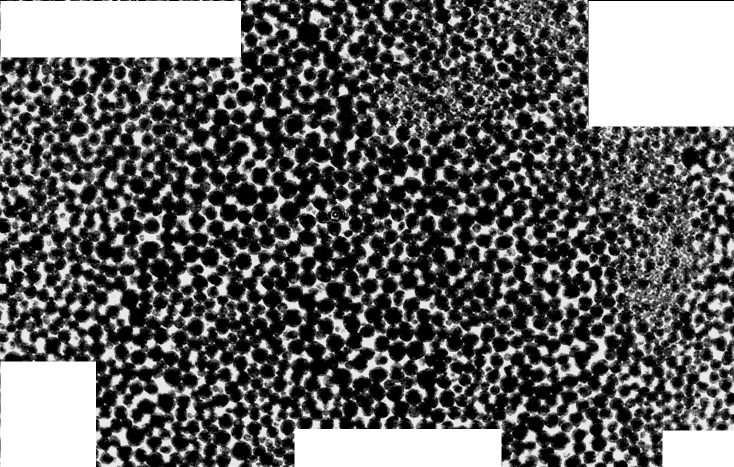
#> input picture XY_clean/Batch(91-99)/xy091.jpg, 1467 x 933 px (shown at 1/2 size); its folder holds only this picture in this run
$ jupyter execute Automatized_Method.ipynb
#> lines starting #> are read from the running program, lines starting #| are printed output that depends on the picture; after the words box and inside, x2 and y2 are one past the last pixel; in counts of white or black regions, pixels touching at a corner belong together
[cell 1]
import cv2
import numpy as np
from matplotlib import pyplot as plt
from skimage.feature import peak_local_max
from skimage.segmentation import watershed
from scipy import ndimage
import pandas as pd
import os
import glob
import math

#Pending 006 , 007, 008
all_images = glob.glob(r'XY_clean\Batch(91-99)\*.jpg')
batch_size = 10
num_batches = math.ceil(len(all_images) / batch_size)
csv_filename = "Global_Results.csv"
print("Total de imágenes encontradas:", len(all_images))
print(all_images)

[cell 2]
for i in range(num_batches):
    batch_images = all_images[i*batch_size : (i+1)*batch_size]
    batch_data = []

    for image_path in batch_images:
        # Definir umbrales
        max_area_threshold = 8000
        min_area_threshold = 0

        image = cv2.imread(image_path, cv2.IMREAD_GRAYSCALE)
#> image is the input picture: shape (933, 1467); min 0, max 255, mean 100.4
        image_name = os.path.splitext(os.path.basename(image_path))[0]

        # 1. Suavizar la imagen
        blur = cv2.GaussianBlur(image, (5,5), 0) #Smooth for 5,5 >90

        # 2. Umbral Otsu
        _, binary = cv2.threshold(blur, 0, 255, cv2.THRESH_BINARY + cv2.THRESH_OTSU)
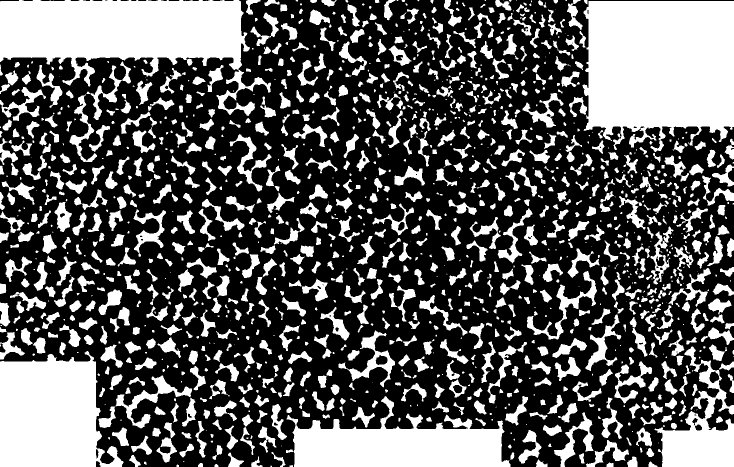
#> binary: shape (933, 1467) (shown at 1/2 size); 35.7% white; 1429 white regions (416 under 20 px), largest, box (x1, y1, x2, y2) and area: (1165, 2, 1467, 304) 76294, (0, 0, 542, 232) 60746, (0, 702, 247, 933) 42204
        binary = cv2.bitwise_not(binary)

        # 3. Limpiar por morfologia
        kernel = cv2.getStructuringElement(cv2.MORPH_ELLIPSE, (3,3))
        binary_opened = cv2.morphologyEx(binary, cv2.MORPH_OPEN, kernel, iterations=5)
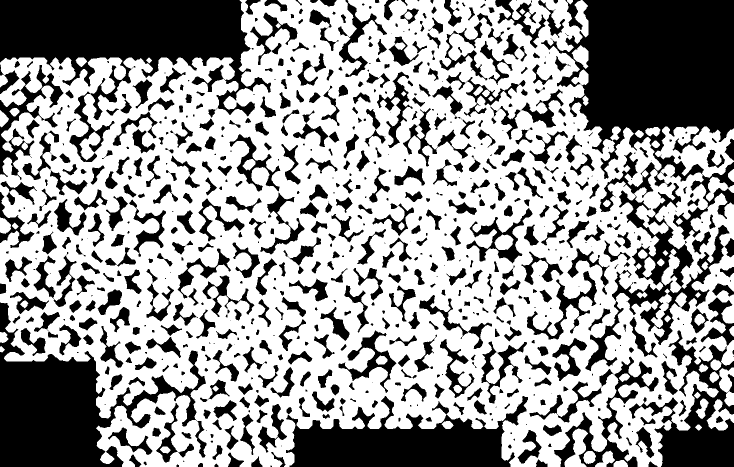
#> binary_opened: shape (933, 1467) (shown at 1/2 size); 61.6% white; 719 black regions (189 under 20 px), largest, box (x1, y1, x2, y2) and area: (1082, 0, 1467, 742) 110945, (0, 0, 542, 324) 68325, (0, 605, 413, 933) 51679

        # 4. Trasnformada de dist
        dist_transform = cv2.distanceTransform(binary_opened, cv2.DIST_L2, 5)
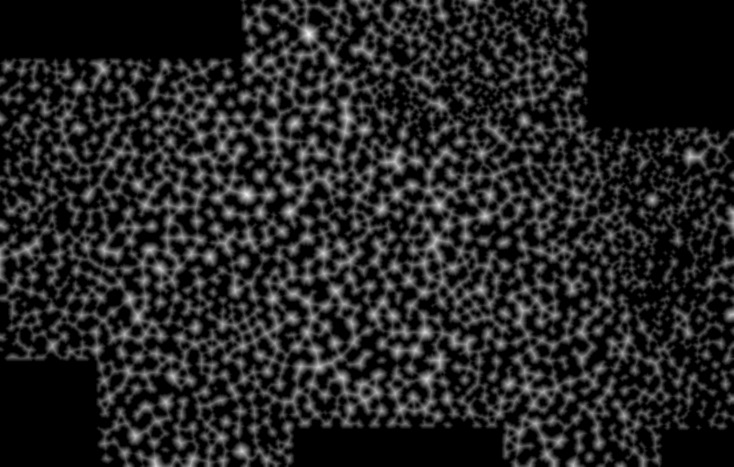
#> dist_transform: shape (933, 1467) float32 (shown at 1/2 size); min 0, max 23.2, mean 3.3; drawn with min black and max white

        # 5. Picos locales
        coordinates = peak_local_max(dist_transform, min_distance=10)
#> coordinates = 1406 pairs, first value 10 to 921, second value 10 to 1456
        local_max = np.zeros(dist_transform.shape, dtype=bool)
        local_max[tuple(coordinates.T)] = True

        # Labels bubbles
        markers, _ = ndimage.label(local_max)

        # 6. Bubbles indentificacion
        labels = watershed(-dist_transform, markers, mask=binary_opened)
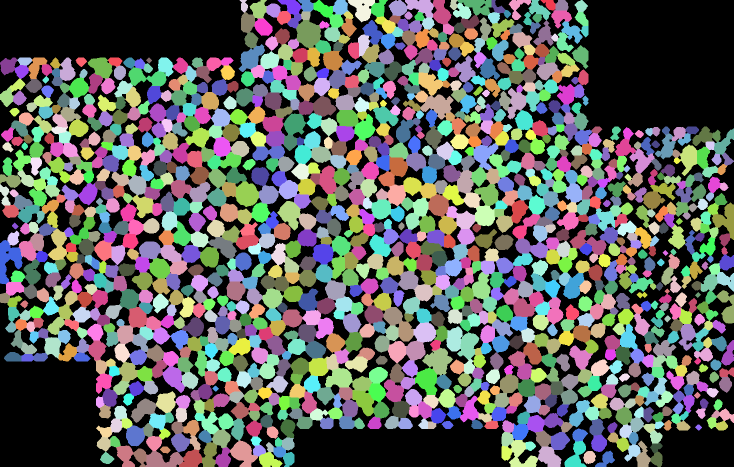
#> labels: shape (933, 1467) int32 (shown at 1/2 size); 1407 distinct labels, from 0 to 1406; one colour per label, 0 black

        # 7. Resultado
        num_labels = labels.max()
#> num_labels = 1406
        np.random.seed(42)
        colors = np.random.randint(0, 255, (num_labels+1, 3), dtype=np.uint8)
#> colors = 1407 rows, first 8: [102, 220, 225], [95, 179, 61], [234, 203, 92], [3, 98, 243], [14, 149, 245], [46, 106, 244], [99, 187, 71], [212, 153, 199]

        colored_result = np.zeros((labels.shape[0], labels.shape[1], 3), dtype=np.uint8)
        valid_count = 0.

        scene_coordinate_system = 0.00
        width_pixels = image.shape[1]
#> width_pixels = 1467
        escala_mm_px = 4.5 / width_pixels
#> escala_mm_px = 0.00307
        #Proceso Para indentificar filtro
        for lbl in range(1, num_labels+1):
            mask = (labels == lbl).astype(np.uint8)
            area_px = cv2.countNonZero(mask)

            if min_area_threshold <= area_px <= max_area_threshold:

                contours, _ = cv2.findContours(mask, cv2.RETR_EXTERNAL, cv2.CHAIN_APPROX_SIMPLE)
                if len(contours) > 0:
                    perimeter_px = cv2.arcLength(contours[0], True)
                else:
                    perimeter_px = 0.0

                diametro_px = math.sqrt((4 * area_px) / math.pi)
                area_mm2 = area_px * (escala_mm_px**2)
                perimetro_mm = perimeter_px * escala_mm_px
                diametro_mm = diametro_px * escala_mm_px


                colored_result[labels == lbl] = colors[lbl]


                batch_data.append({
                    'Imagen': image_name,
                    'Scene_coordinate_system': scene_coordinate_system,
                    'Area_px': area_px,
                    'Area_mm2': area_mm2,
                    'Perimetro_px': perimeter_px,
                    'Perimetro_mm': perimetro_mm,
                    'Diametro_px': diametro_px,
                    'Diametro_mm': diametro_mm,
                    'Escala_mm_por_px': escala_mm_px
                })

                valid_count += 1
#> this loop made 1406 passes
#> (area_px, perimeter_px, diametro_px, area_mm2, perimetro_mm, diametro_mm) on passes 1 to 12: (394, 89.36, 22.4, 0.00371, 0.274, 0.0687), (1270, 181.6, 40.21, 0.012, 0.557, 0.123), (238, 62.53, 17.41, 0.00224, 0.192, 0.0534), (277, 75.6, 18.78, 0.00261, 0.232, 0.0576), (420, 76.91, 23.12, 0.00395, 0.236, 0.0709), (531, 99.11, 26, 0.005, 0.304, 0.0798), (820, 131.2, 32.31, 0.00772, 0.402, 0.0991), (728, 108.4, 30.45, 0.00685, 0.333, 0.0934), (482, 85.8, 24.77, 0.00454, 0.263, 0.076), (878, 113.1, 33.44, 0.00826, 0.347, 0.103), (879, 128.9, 33.45, 0.00827, 0.395, 0.103), (759, 121.8, 31.09, 0.00714, 0.374, 0.0954)
#> pass 1, `mask = (labels == lbl).astype(np.uint8)`:
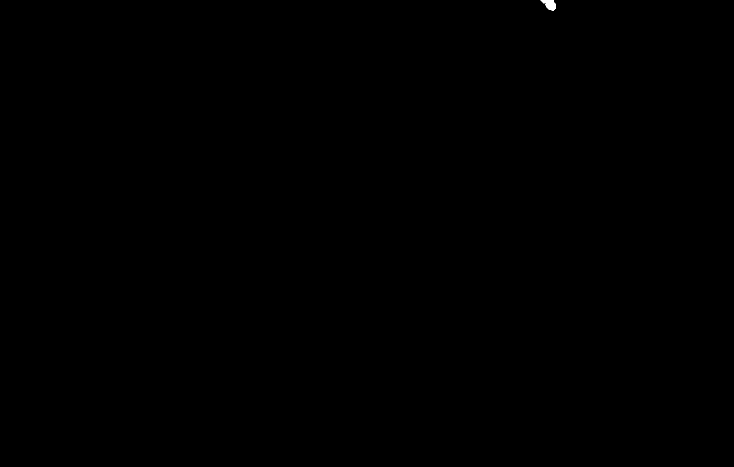
#> mask: shape (933, 1467) (shown at 1/2 size); values 0 (black) and 1 (white), 0.03% white; 1 white region, box (x1, y1, x2, y2) and area: (1081, 0, 1111, 21) 394
#> pass 2, `mask = (labels == lbl).astype(np.uint8)`:
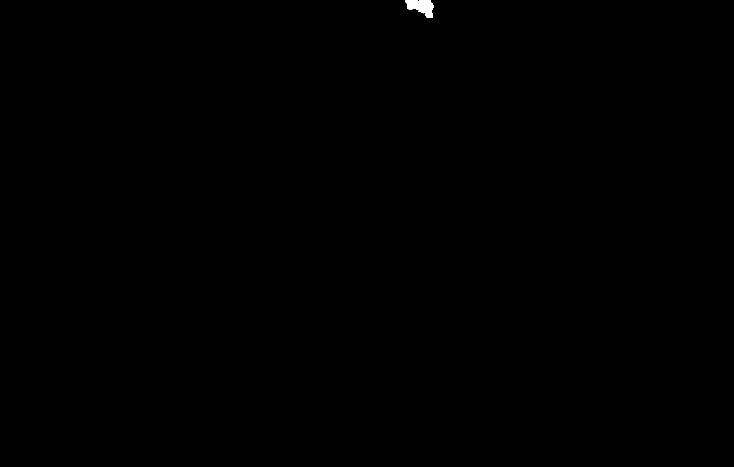
#> mask: shape (933, 1467) (shown at 1/2 size); values 0 (black) and 1 (white), 0.09% white; 1 white region, box (x1, y1, x2, y2) and area: (810, 0, 868, 35) 1270
#> after the loop:
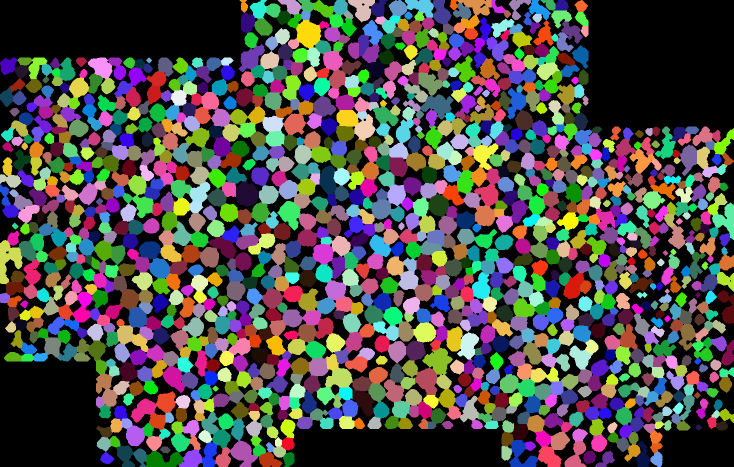
#> colored_result: shape (933, 1467, 3) (shown at 1/2 size); mean of channels 0, 1, 2 75.2, 77.6, 80.1; drawn as B, G, R
#> after the loop: mask: shape (933, 1467); values 0 (black) and 1 (white), 0.06% white; 1 white region, box (x1, y1, x2, y2) and area: (431, 895, 462, 933) 828


        plt.figure(figsize=(12,12))
        plt.imshow(cv2.cvtColor(binary, cv2.COLOR_BGR2RGB))
        plt.title(f"Burbujas detectadas : {image_name},  (filtradas por área): {valid_count}")
        plt.axis('off')
        plt.show()

    df_batch = pd.DataFrame(batch_data)
    print(df_batch.head())
#> (printed output is left out)
    print(f"Se detectaron {len(df_batch)} burbujas en este lote.")
#| Se detectaron 1406 burbujas en este lote.

$ run again, on XY_clean/Batch(91-99)/xy092.jpg
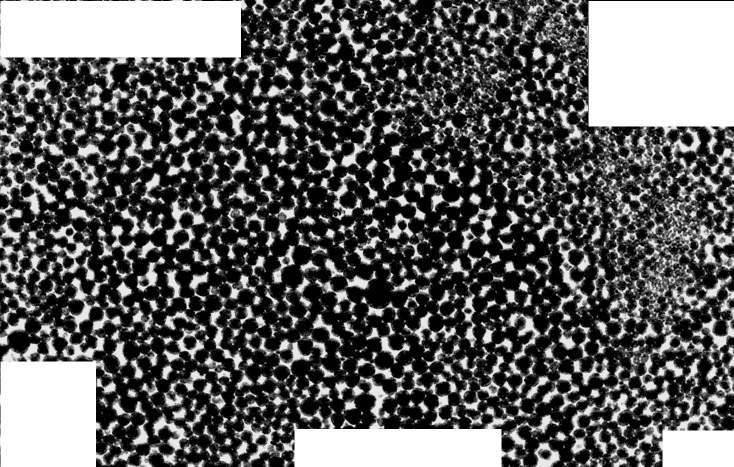
#> input picture XY_clean/Batch(91-99)/xy092.jpg, 1467 x 933 px (shown at 1/2 size)
#> image is the input picture: shape (933, 1467); min 0, max 255, mean 95.7
#> binary_opened: shape (933, 1467); 62.9% white; 933 black regions (275 under 20 px), largest, box (x1, y1, x2, y2) and area: (1070, 0, 1467, 366) 86435, (0, 0, 498, 177) 61028, (0, 620, 242, 933) 48142
#> coordinates = 1488 pairs, first value 10 to 921, second value 10 to 1456
#> `labels = watershed(-dist_transform, markers, mask=binary_opened)`:
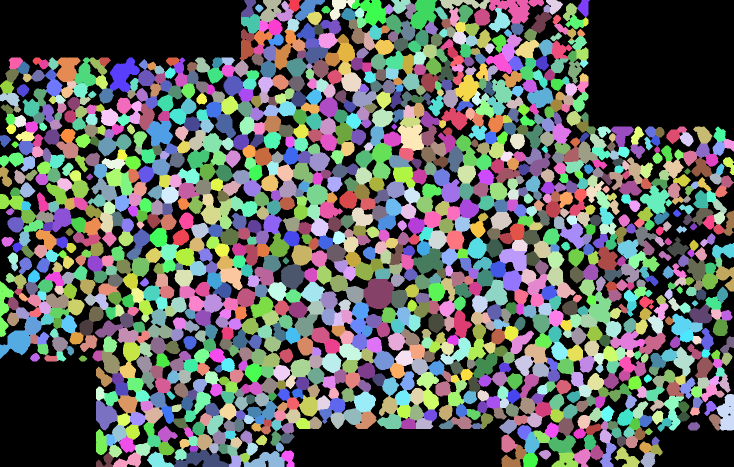
#> labels: shape (933, 1467) int32 (shown at 1/2 size); 1489 distinct labels, from 0 to 1488; one colour per label, 0 black
#> num_labels = 1488
#> colors = 1489 rows, first 8: [102, 220, 225], [95, 179, 61], [234, 203, 92], [3, 98, 243], [14, 149, 245], [46, 106, 244], [99, 187, 71], [212, 153, 199]
#> the loop `for lbl in range(1, num_labels+1):` made 1488 passes
#> (area_px, perimeter_px, diametro_px, area_mm2, perimetro_mm, diametro_mm) on passes 1 to 8: (424, 85.6, 23.23, 0.00399, 0.263, 0.0713), (186, 50.77, 15.39, 0.00175, 0.156, 0.0472), (1151, 263.7, 38.28, 0.0108, 0.809, 0.117), (585, 105.2, 27.29, 0.0055, 0.323, 0.0837), (678, 122.6, 29.38, 0.00638, 0.376, 0.0901), (1164, 175.7, 38.5, 0.011, 0.539, 0.118), (558, 98.08, 26.65, 0.00525, 0.301, 0.0818), (177, 48.18, 15.01, 0.00167, 0.148, 0.046)
#> after the loop `for lbl in range(1, num_labels+1):`:
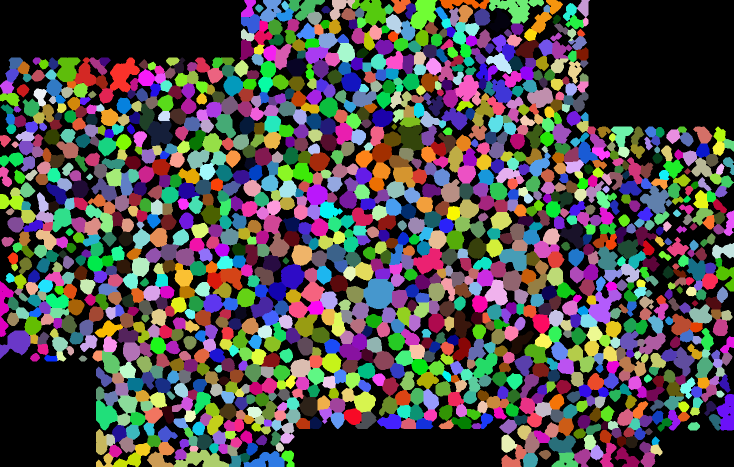
#> colored_result: shape (933, 1467, 3) (shown at 1/2 size); mean of channels 0, 1, 2 77.8, 78, 81.9; drawn as B, G, R
#> (printed output is left out)
#| Se detectaron 1488 burbujas en este lote.

$ run again, on XY_clean/Batch(91-99)/xy093.jpg
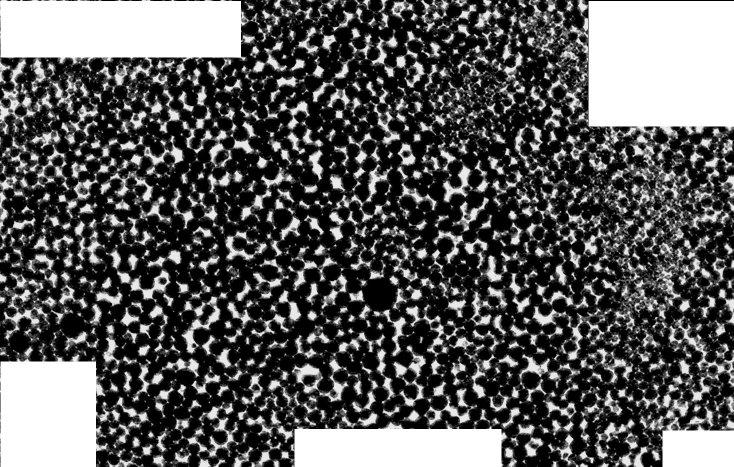
#> input picture XY_clean/Batch(91-99)/xy093.jpg, 1467 x 933 px (shown at 1/2 size)
#> image is the input picture: shape (933, 1467); min 0, max 255, mean 91.1
#> binary_opened: shape (933, 1467); 64.9% white; 1104 black regions (376 under 20 px), largest, box (x1, y1, x2, y2) and area: (1085, 0, 1467, 639) 93056, (0, 0, 509, 268) 64155, (0, 707, 220, 933) 42104
#> coordinates = 1513 pairs, first value 10 to 922, second value 10 to 1455
#> `labels = watershed(-dist_transform, markers, mask=binary_opened)`:
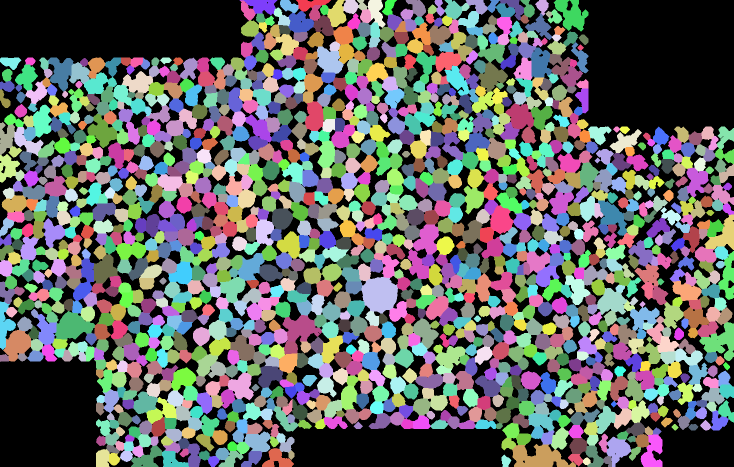
#> labels: shape (933, 1467) int32 (shown at 1/2 size); 1514 distinct labels, from 0 to 1513; one colour per label, 0 black
#> num_labels = 1513
#> colors = 1514 rows, first 8: [102, 220, 225], [95, 179, 61], [234, 203, 92], [3, 98, 243], [14, 149, 245], [46, 106, 244], [99, 187, 71], [212, 153, 199]
#> the loop `for lbl in range(1, num_labels+1):` made 1513 passes
#> (area_px, perimeter_px, diametro_px, area_mm2, perimetro_mm, diametro_mm) on passes 1 to 8: (873, 171.9, 33.34, 0.00821, 0.527, 0.102), (513, 96.23, 25.56, 0.00483, 0.295, 0.0784), (266, 74.18, 18.4, 0.0025, 0.228, 0.0565), (673, 99.84, 29.27, 0.00633, 0.306, 0.0898), (183, 48.04, 15.26, 0.00172, 0.147, 0.0468), (349, 84.08, 21.08, 0.00328, 0.258, 0.0647), (1299, 208.4, 40.67, 0.0122, 0.639, 0.125), (649, 107.5, 28.75, 0.00611, 0.33, 0.0882)
#> after the loop `for lbl in range(1, num_labels+1):`:
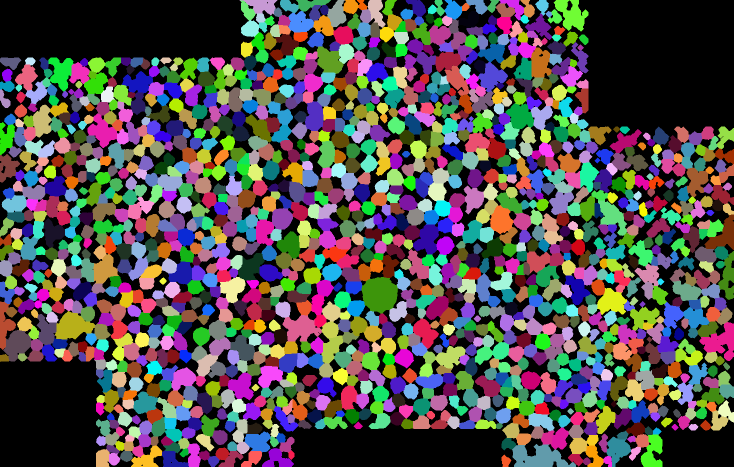
#> colored_result: shape (933, 1467, 3) (shown at 1/2 size); mean of channels 0, 1, 2 80.3, 80.5, 85.2; drawn as B, G, R
#> (printed output is left out)
#| Se detectaron 1513 burbujas en este lote.

$ run again, on XY_clean/Batch(91-99)/xy094.jpg
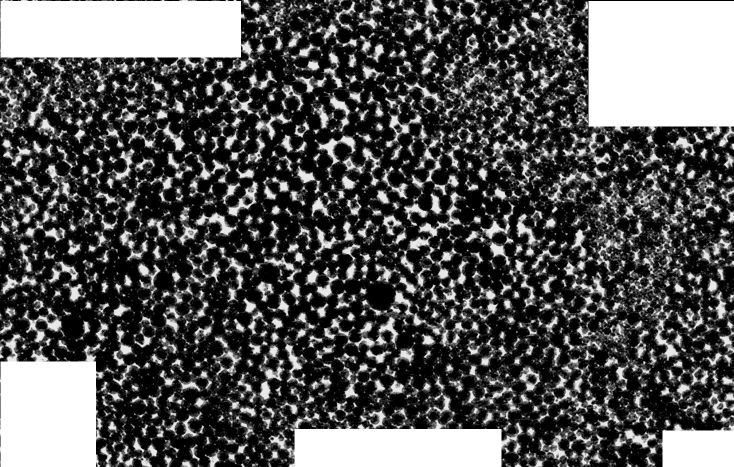
#> input picture XY_clean/Batch(91-99)/xy094.jpg, 1467 x 933 px (shown at 1/2 size)
#> image is the input picture: shape (933, 1467); min 0, max 255, mean 87.4
#> binary_opened: shape (933, 1467); 67.7% white; 1296 black regions (446 under 20 px), largest, box (x1, y1, x2, y2) and area: (1148, 0, 1467, 293) 75764, (0, 0, 520, 180) 59721, (0, 669, 226, 933) 43156
#> coordinates = 1389 pairs, first value 13 to 922, second value 10 to 1456
#> labels: shape (933, 1467) int32; 1390 distinct labels, from 0 to 1389
#> num_labels = 1389
#> colors = 1390 rows, first 8: [102, 220, 225], [95, 179, 61], [234, 203, 92], [3, 98, 243], [14, 149, 245], [46, 106, 244], [99, 187, 71], [212, 153, 199]
#> the loop `for lbl in range(1, num_labels+1):` made 1389 passes
#> (area_px, perimeter_px, diametro_px, area_mm2, perimetro_mm, diametro_mm) on passes 1 to 8: (1111, 164.7, 37.61, 0.0105, 0.505, 0.115), (539, 104.9, 26.2, 0.00507, 0.322, 0.0804), (822, 134.8, 32.35, 0.00773, 0.413, 0.0992), (637, 137.5, 28.48, 0.00599, 0.422, 0.0874), (713, 99.98, 30.13, 0.00671, 0.307, 0.0924), (2406, 286.2, 55.35, 0.0226, 0.878, 0.17), (556, 106.1, 26.61, 0.00523, 0.325, 0.0816), (307, 66.43, 19.77, 0.00289, 0.204, 0.0606)
#> after the loop `for lbl in range(1, num_labels+1):`:
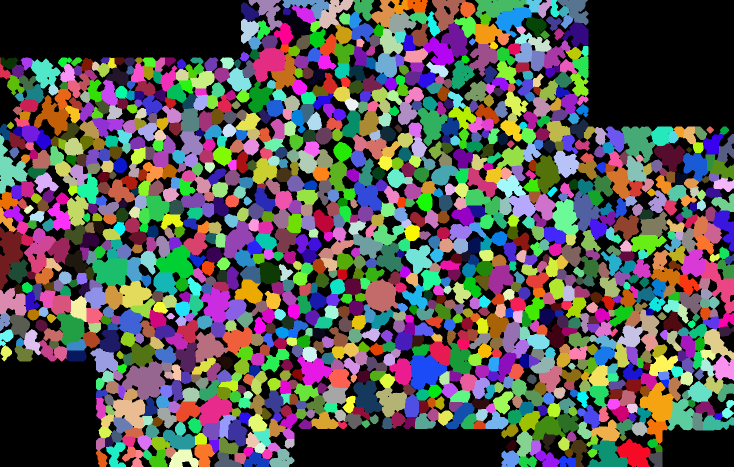
#> colored_result: shape (933, 1467, 3) (shown at 1/2 size); mean of channels 0, 1, 2 85.1, 85.9, 89; drawn as B, G, R
#> (printed output is left out)
#| Se detectaron 1389 burbujas en este lote.
